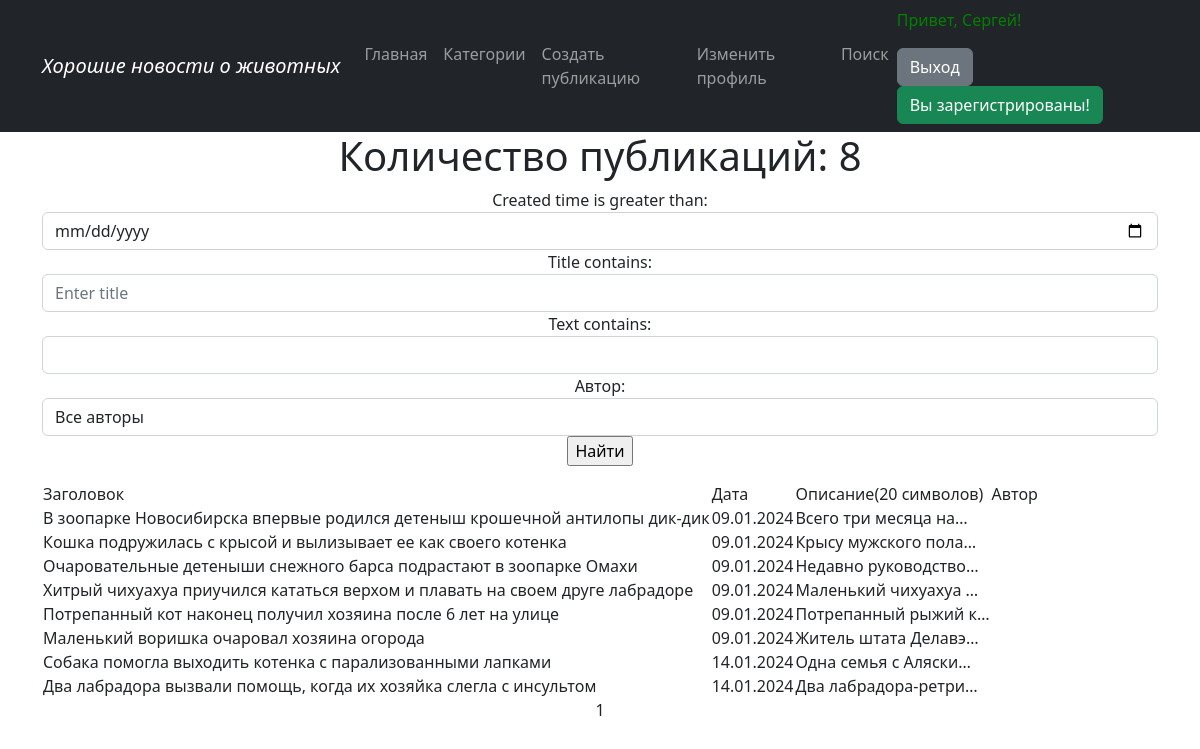
/news/search/ (signed in), run on the app's committed database.
### news/models.py (models this page shows, shortened)
class Post(models.Model):
    author = models.ForeignKey(Author, on_delete=models.CASCADE)
    content_type = models.CharField(max_length=10, choices=[
        ('статья', 'Статья'), ('новость', 'Новость')])
    created_time = models.DateTimeField(auto_now_add=True)
    categories = models.ManyToManyField(Category, through='PostCategory',
                                        related_name='PostCategory')
    title = models.CharField(max_length=255)
    text = models.TextField()
    rating = models.IntegerField(default=0)

### news/views.py (the view)
# urls.py: path('search/', SearchNews.as_view()),
class SearchNews(FilterView):
    model = Post
    filterset_class = PostFilter
    template_name = 'search.html'
    paginate_by = 10
    context_object_name = 'news'

### news/models.py (called while the page is built)
    def __str__(self):
        return self.user.username

### news/templatetags/custom_filters.py (called while the page is built)
@register.filter()
def censor(text):
    list_words = text.split()
    censor_words = {'салюты', 'игрушки', }
    censor_text = []
    if isinstance(text, str):
        for word in list_words:
            if word.lower() in censor_words:
                word = f'{word[0]}{"*" * (len(word) - 2)}{word[-1]}'
            censor_text.append(word)
        return ' '.join(censor_text)

### templates/search.html (shortened to what this page needs)
{% extends 'flatpages/default.html' %}
{% load custom_filters %}
{% block content %}
<h1>Количество публикаций: {{ news | length}}</h1>
<form method="GET">
    {{ filter.form }}
    <input type="submit" value="Найти">
</form>
{% if news %}
<table>
<tr>
    <td>Заголовок</td>
    <td>Дата</td>
    <td>Описание(20 символов)</td>
    <td>Автор</td>
</tr>
{% for item in filter.qs %}
    <tr>
        <td>{{ item.title | censor }}</td>
        <td>{{ item.created_time | date:'d.m.Y' }}</td>
        <td>{{ item.text | truncatechars:20 }}</td>
        <td>{{ item.autor | censor }}</td>
    </tr>
    {% endfor %}
</table>
{% else %}
<h2>Нечего выводить!</h2>
{% endif %}
{{ page_obj.number }}
{% endblock content %}

### templates/flatpages/default.html (shortened to what this page needs)
{% load static %}
<html lang="en">
    <head>
        <link href="{% static 'css/styles.css' %}" rel="stylesheet" />
    </head>
    <body>
  <nav class="navbar navbar-expand-lg navbar-dark bg-dark static-top">
    {% load cache %}
    {% cache 30 common %}
        {% block header %}
    <div class="container">
      <a class="navbar-brand" href="#"><i>Хорошие новости о животных</i></a>
      <div class="collapse navbar-collapse justify-content-between" id="navbarResponsive">
                    <ul class="navbar-nav ml-auto">
                        <li class="nav-item active">
                            <a class="nav-link" href="/news/">Главная</a>
                        </li>
                        <li class="nav-item active">
                            <a class="nav-link" href="/category">Категории</a>
                        </li>
                        {% block create_post %}
                        <li class="nav-item">
                            <a class="nav-link" href="{% url 'newpost' %}">Создать публикацию</a>
                        </li>
                        {% endblock create_post %}
                        {% endblock header %}
                        {% block user_profile %}
                        {% if request.user.is_authenticated %}
                        <li class="nav-item">
                            <a class="nav-link" href="">Изменить профиль</a>
                        </li>
                        {% endif %}
                        {% endblock user_profile %}
                        {% block search %}
                        <li class="nav-item">
                            <a class="nav-link" href="/news/search/">Поиск</a>
                        </li>
                        {% endblock search %}
                        {% endcache %}
                   </ul>
                    {% block user_greeting %}
                    <ul class="navbar-nav mr-auto">
                        <li class="nav-item">
                            {% if request.user.is_authenticated %}
                            <p style="color: green;">Привет, {{ request.user.username }}!</p>
                            <a href="{% url 'account_logout' %}" class="btn btn-secondary">Выход</a>
                            {% if is_not_author %}
                            <a href="{% url 'upgrade' %}" class="btn btn-success"> Хочу стать автором</a>
                            {% else %}
                            <button class="btn btn-success">Вы зарегистрированы!</button>
                            {% endif %}
                            {% else %}
                            <p style="color: red;">Вы не зарегистрированы!</p>
                              <a href="{% url 'account_login' %}" class="btn btn-primary">Вход</a>
                            <a href="{% url 'account_signup' %}" class="btn btn-primary">Регистрация</a>
                            {% endif %}
                        </li>
                   </ul>
                    {% endblock user_greeting %}
   </div>
       </div>
</nav>
        <div class="container">
            <div class="row">
                <div class="col-lg-12 text-center">
                    {% block content %}{% endblock content %}
                </div>
            </div>
        </div>
    </body>
</html>

### data on the page
Post: title|censor "В зоопарке Новосибирска впервые родился детеныш крошечной антилопы дик-дик", created_time "09.01.2024", text "Всего три месяца на…"
Post: title|censor "Кошка подружилась с крысой и вылизывает ее как своего котенка", created_time "09.01.2024", text "Крысу мужского пола…"
Post: title|censor "Очаровательные детеныши снежного барса подрастают в зоопарке Омахи", created_time "09.01.2024", text "Недавно руководство…"
Post: title|censor "Хитрый чихуахуа приучился кататься верхом и плавать на своем друге лабрадоре", created_time "09.01.2024", text "Маленький чихуахуа …"
Post: title|censor "Потрепанный кот наконец получил хозяина после 6 лет на улице", created_time "09.01.2024", text "Потрепанный рыжий к…"
Post: title|censor "Маленький воришка очаровал хозяина огорода", created_time "09.01.2024", text "Житель штата Делавэ…"
Post: title|censor "Собака помогла выходить котенка с парализованными лапками", created_time "14.01.2024", text "Одна семья с Аляски…"
Post: title|censor "Два лабрадора вызвали помощь, когда их хозяйка слегла с инсультом", created_time "14.01.2024", text "Два лабрадора-ретри…"

### other printed values
{{ request.user.username }} "Сергей"
{{ news | length }} "8"
{{ page_obj.number }} "1"
